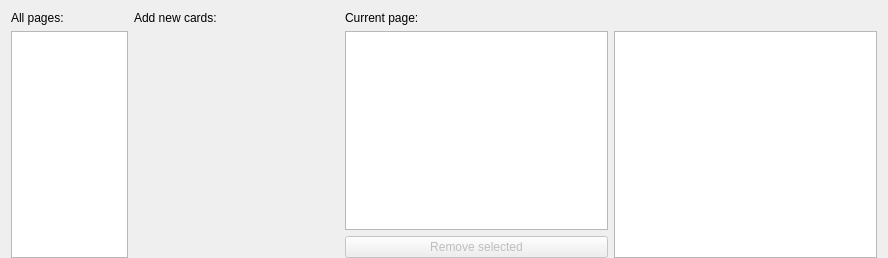
<?xml version="1.0" encoding="UTF-8"?>
<ui version="4.0">
 <class>CentralWidget_Columnar</class>
 <widget class="QWidget" name="CentralWidget_Columnar">
  <property name="geometry">
   <rect>
    <x>0</x>
    <y>0</y>
    <width>888</width>
    <height>258</height>
   </rect>
  </property>
  <layout class="QGridLayout" name="gridLayout">
   <property name="bottomMargin">
    <number>0</number>
   </property>
   <item row="4" column="3" rowspan="3">
    <widget class="PageRenderer" name="page_renderer">
     <property name="sizePolicy">
      <sizepolicy hsizetype="Expanding" vsizetype="Expanding">
       <horstretch>9</horstretch>
       <verstretch>1</verstretch>
      </sizepolicy>
     </property>
     <property name="acceptDrops">
      <bool>false</bool>
     </property>
     <property name="renderHints">
      <set>QPainter::Antialiasing|QPainter::HighQualityAntialiasing</set>
     </property>
    </widget>
   </item>
   <item row="4" column="2" rowspan="2">
    <widget class="QTableView" name="page_card_table_view">
     <property name="sizePolicy">
      <sizepolicy hsizetype="Expanding" vsizetype="Expanding">
       <horstretch>9</horstretch>
       <verstretch>1</verstretch>
      </sizepolicy>
     </property>
     <property name="contextMenuPolicy">
      <enum>Qt::CustomContextMenu</enum>
     </property>
     <property name="lineWidth">
      <number>0</number>
     </property>
     <property name="alternatingRowColors">
      <bool>true</bool>
     </property>
     <property name="selectionMode">
      <enum>QAbstractItemView::MultiSelection</enum>
     </property>
     <property name="selectionBehavior">
      <enum>QAbstractItemView::SelectRows</enum>
     </property>
     <attribute name="verticalHeaderVisible">
      <bool>false</bool>
     </attribute>
    </widget>
   </item>
   <item row="0" column="0">
    <widget class="QLabel" name="document_view_label">
     <property name="text">
      <string>All pages:</string>
     </property>
    </widget>
   </item>
   <item row="0" column="2" colspan="2">
    <widget class="QLabel" name="page_view_label">
     <property name="text">
      <string>Current page:</string>
     </property>
    </widget>
   </item>
   <item row="6" column="2">
    <widget class="QPushButton" name="delete_selected_images_button">
     <property name="enabled">
      <bool>false</bool>
     </property>
     <property name="text">
      <string>Remove selected</string>
     </property>
     <property name="icon">
      <iconset theme="edit-delete"/>
     </property>
    </widget>
   </item>
   <item row="0" column="1">
    <widget class="QLabel" name="add_card_widget_label">
     <property name="text">
      <string>Add new cards:</string>
     </property>
    </widget>
   </item>
   <item row="4" column="1" rowspan="3">
    <widget class="VerticalAddCardWidget" name="add_card_widget" native="true">
     <property name="sizePolicy">
      <sizepolicy hsizetype="Expanding" vsizetype="Expanding">
       <horstretch>7</horstretch>
       <verstretch>1</verstretch>
      </sizepolicy>
     </property>
    </widget>
   </item>
   <item row="4" column="0" rowspan="3">
    <widget class="QListView" name="document_view">
     <property name="sizePolicy">
      <sizepolicy hsizetype="Expanding" vsizetype="Expanding">
       <horstretch>4</horstretch>
       <verstretch>1</verstretch>
      </sizepolicy>
     </property>
     <property name="alternatingRowColors">
      <bool>true</bool>
     </property>
     <property name="selectionMode">
      <enum>QAbstractItemView::SingleSelection</enum>
     </property>
     <property name="selectionBehavior">
      <enum>QAbstractItemView::SelectRows</enum>
     </property>
    </widget>
   </item>
  </layout>
 </widget>
 <customwidgets>
  <customwidget>
   <class>VerticalAddCardWidget</class>
   <extends>QWidget</extends>
   <header>mtg_proxy_printer.ui.add_card</header>
   <container>1</container>
  </customwidget>
  <customwidget>
   <class>PageRenderer</class>
   <extends>QGraphicsView</extends>
   <header>mtg_proxy_printer.ui.page_renderer</header>
   <slots>
    <slot>on_resize_event_triggered()</slot>
   </slots>
  </customwidget>
 </customwidgets>
 <resources/>
 <connections/>
</ui>
